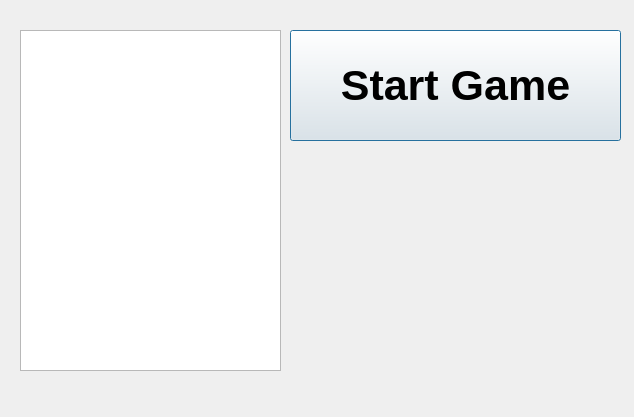
<?xml version="1.0" encoding="UTF-8"?>
<ui version="4.0">
 <class>GameLobby</class>
 <widget class="QDialog" name="GameLobby">
  <property name="geometry">
   <rect>
    <x>0</x>
    <y>0</y>
    <width>634</width>
    <height>417</height>
   </rect>
  </property>
  <property name="windowTitle">
   <string>Dialog</string>
  </property>
  <widget class="QListWidget" name="listWidget">
   <property name="geometry">
    <rect>
     <x>20</x>
     <y>30</y>
     <width>261</width>
     <height>341</height>
    </rect>
   </property>
  </widget>
  <widget class="QPushButton" name="pushButton">
   <property name="geometry">
    <rect>
     <x>290</x>
     <y>30</y>
     <width>331</width>
     <height>111</height>
    </rect>
   </property>
   <property name="font">
    <font>
     <pointsize>32</pointsize>
     <weight>75</weight>
     <bold>true</bold>
    </font>
   </property>
   <property name="text">
    <string>Start Game</string>
   </property>
  </widget>
 </widget>
 <resources/>
 <connections/>
</ui>
